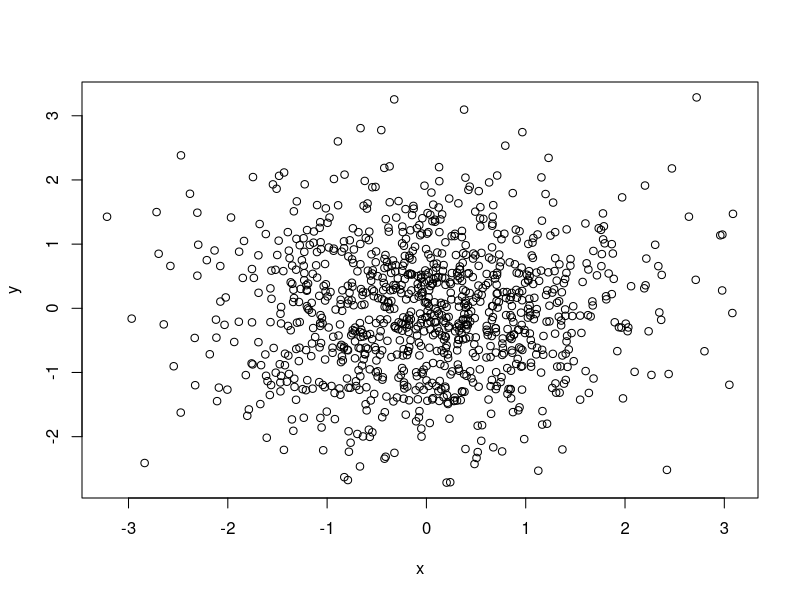
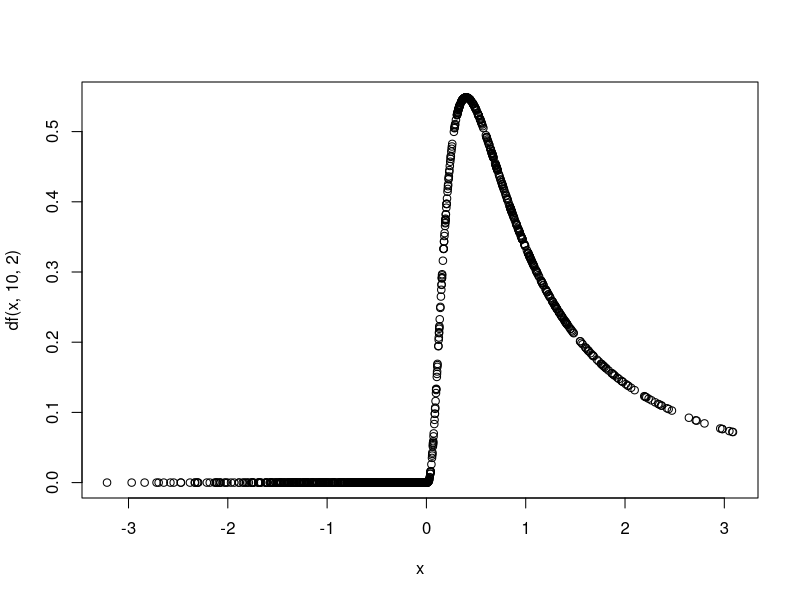
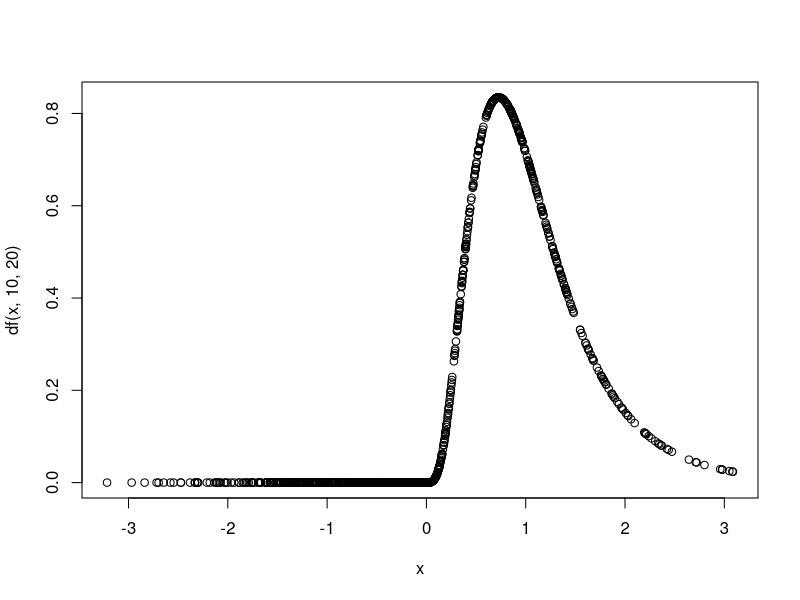
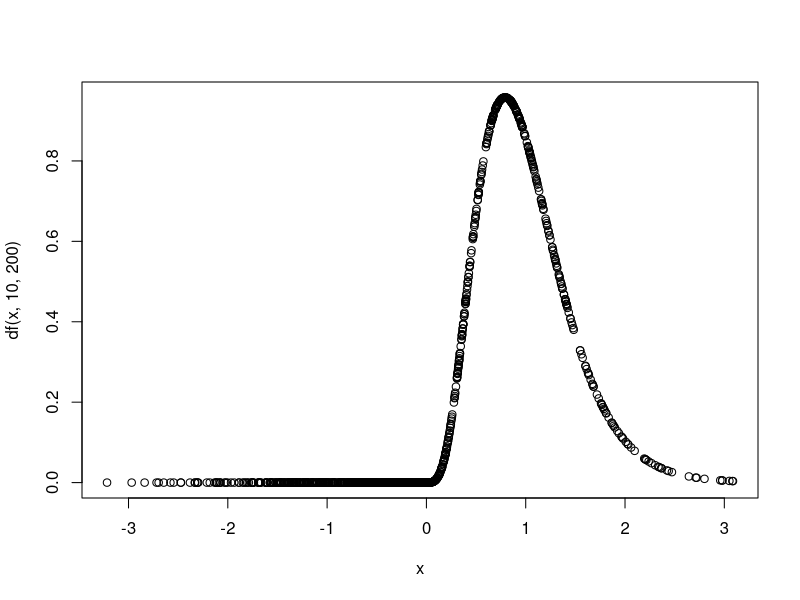

Write the R code that produced these figures, in order. (Note: this script raises an error after producing the figures.)
## ---- chunk 1
x<- rnorm(1000)
y<- rnorm(1000)
plot(x,y)

plot(x, df(x,10,2)) # df(x, df1, df2, ncp, log = FALSE)
plot(x, df(x,10,20))
plot(x, df(x,10,200))
## ---- chunk 2
#name<-function(argmt1, argmt2)
melissa_new_function<-function(input){
  input^2 #I made a function that squared an input 
  
}
melissa_new_function(1)
melissa_new_function(2)
melissa_new_function(3)
## ---- chunk 3
vscale<-function(a,v){
  a*v
}
vscale(2,c(2,1.7,10,212))
vcsale
## ---- chunk 4
#Make a loop to take a random set of numbers and sum them up
set_of_numbers <- rnorm(10)
state <- 0 #this creates a storage space
for (num in set_of_numbers) {
  state<-state+num
}

state

TV<-runif(500)
range(TV)
sales <- 3.5+12*TV+(3*TV+0.75)*rnorm(length(TV))
print(sales)

head(sales)
range(sales)
lm(sales~TV)
